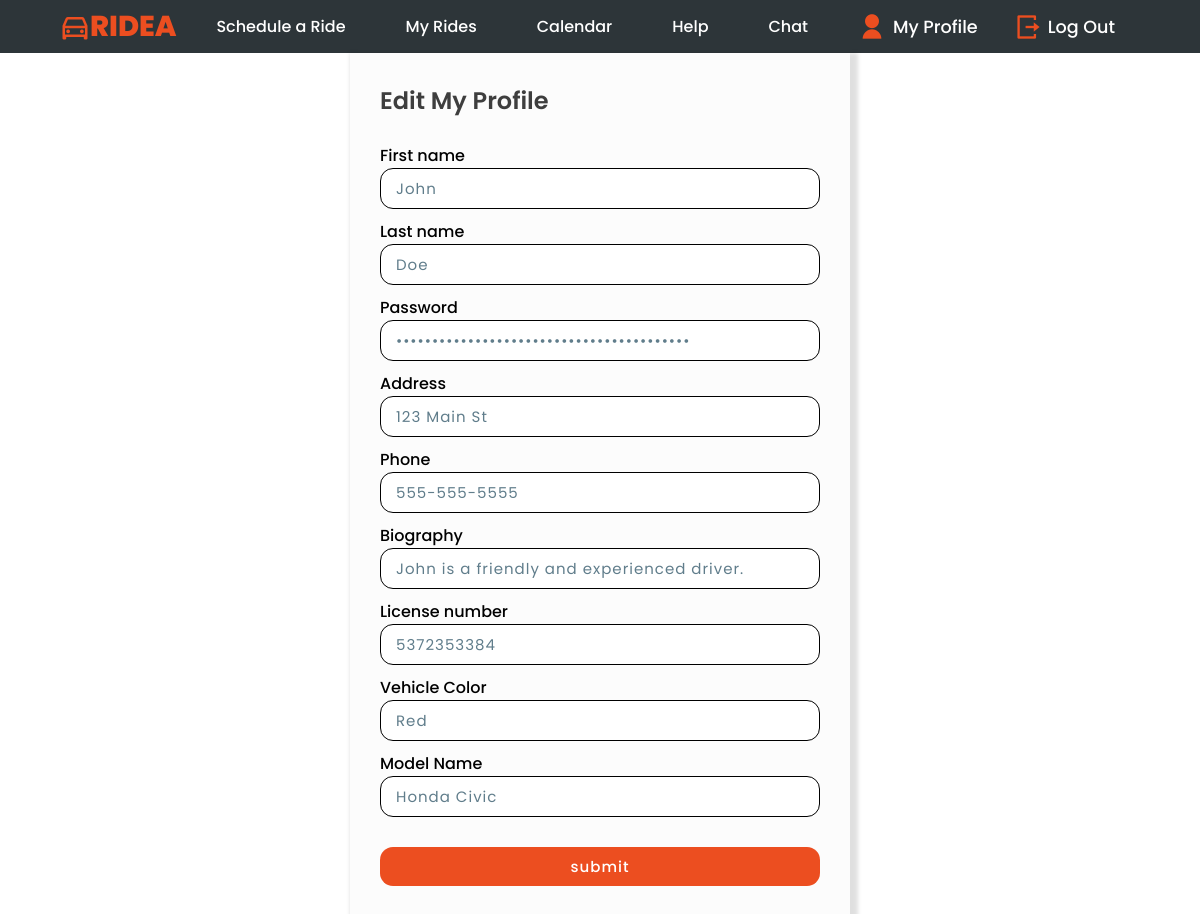
The page /driver_edit.php (signed in) on the database its author committed.
### tables this page shows
CREATE TABLE DRIVER (
   DriverID INT AUTO_INCREMENT,
   fname VARCHAR(50) NOT NULL,
   lname VARCHAR(50) NOT NULL,
   address VARCHAR(255),
   phone VARCHAR(20),
   email VARCHAR(255) NOT NULL,
   password VARCHAR(250) NOT NULL,
   biography TEXT,
   license_number VARCHAR(20) NOT NULL,
   license_photo VARCHAR(255),
   color VARCHAR(50) NOT NULL,
   model_name VARCHAR(50) NOT NULL,
   PRIMARY KEY (DriverID)
);

### driver_edit.php (the view, shortened to what this page needs)
<?php
    $conn = mysqli_connect(DB_SERVER, DB_USERNAME, DB_PASSWORD, DB_NAME);
    $email = $_SESSION['login'];
    $sql = "SELECT * FROM DRIVER WHERE email='$email'";
    $result = $conn->query($sql);
    if ($result->num_rows > 0) {
        while($row = $result->fetch_assoc()) {
            $fname = $row["fname"];
            $lname = $row["lname"];
            $password = $row["password"];
            $address = $row["address"];
            $phone = $row["phone"];
            $biography = $row["biography"];
            $license_number = $row["license_number"];
            $color = $row["color"];
            $model_name = $row["model_name"];
            }
      }
      else {
            echo "No records has been found";
      }
?>
<!DOCTYPE html>
<html lang="en">
    <head>
        <link href="https://cdn.jsdelivr.net/npm/remixicon@2.5.0/fonts/remixicon.css" rel="stylesheet">
        <link rel="stylesheet" href="https://unpkg.com/boxicons@latest/css/boxicons.min.css">
        <link rel="stylesheet" href="path/to/font-awesome/css/font-awesome.min.css">
    </head>
    <body>
        <?php include 'includes/nav.php'; ?>
        <div class="wrapper">
            <div class="title">
                Edit My Profile
            </div>
            <form method="post" action="driver_edit.php" >
                <div class="inputbox">
                    <span>First name</span>
                    <input class="reg_box" type='text' name = "fname" value="<?php echo $fname;?>">
                </div>
                <div class="inputbox">
                    <span>Last name</span>
                    <input class="reg_box" type='text' name = "lname" value="<?php echo $lname;?>">
                </div>
                <div class="inputbox">
                    <span>Password </span>
                <input class="reg_box" type='password' name = "password" value="<?php echo $password;?>">
                </div>
                <div class="inputbox">
                    <span>Address </span>
                <input class="reg_box" type='text' name = "address" size="40" value="<?php echo $address;?>">
                </div>
                <div class="inputbox">
                    <span>Phone</span>
                <input class="reg_box" type='tel' name = "phone" pattern="[0-9]{3}-[0-9]{3}-[0-9]{4}" size="40" value="<?php echo $phone;?>">
                </div>
                <div class="inputbox">
                    <span>Biography</span>
                <input class="reg_box" type='text' name = "biography" size="40" value="<?php echo $biography;?>">
                </div>
                <div class="inputbox">
                    <span>License number</span>
                <input class="reg_box" type='text' name = "license_number" size="40" value="<?php echo $license_number;?>">
                </div>
                <div class="inputbox">
                    <span>Vehicle Color</span>
                <input class="reg_box" type='text' name = "color" size="40" value="<?php echo $color;?>">
                </div>
                <div class="inputbox">
                    <span>Model Name</span>
                <input class="reg_box" type='text' name = "model_name" size="40" value="<?php echo $model_name;?>">
                </div>
                <div class="inputbox">
                    <input type="submit" name="submit" value="submit" class="btn">
                </div>
            </form>
        </div>
    </body>
</html>

### rows shown on the page
driver: fname "John", lname "Doe", address "123 Main St", phone "555-555-5555", biography "John is a friendly and experienced driver.", license_number "5372353384", color "Red", model_name "Honda Civic"
